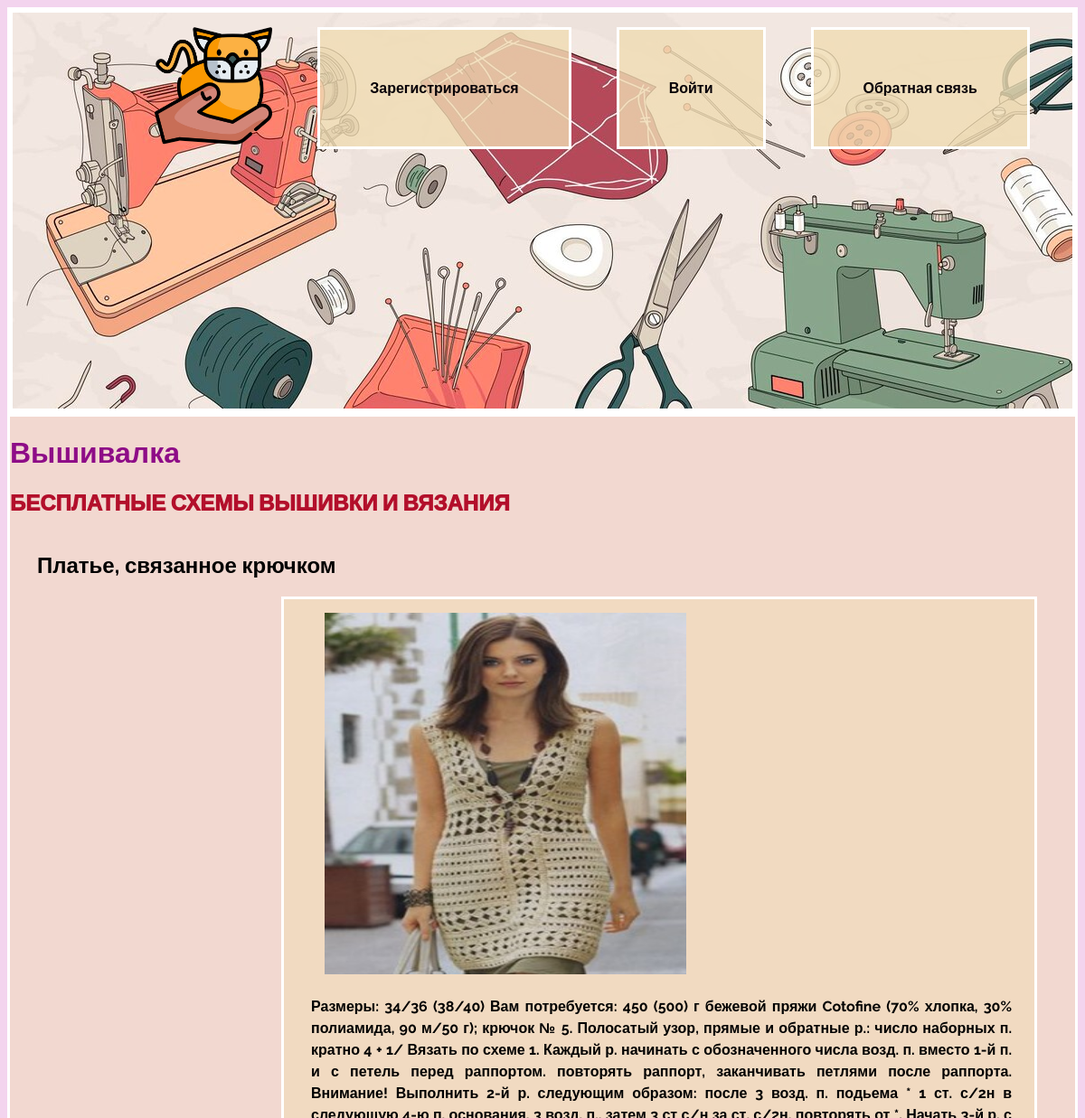
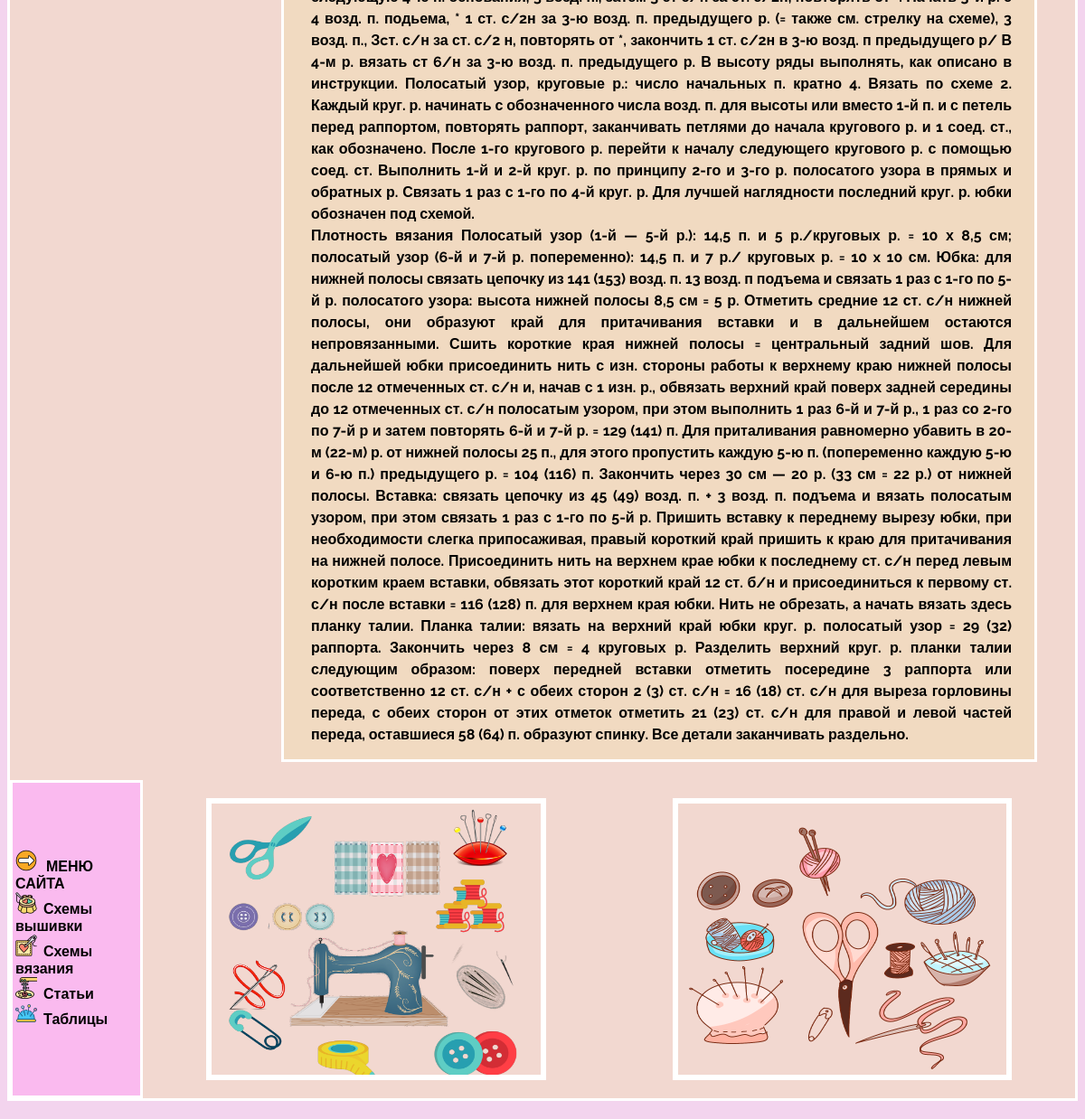
/single_vyaz/1/, run on the app's committed database (2 pictures, top to bottom).
### main_project/models.py (models this page shows, shortened)
class Vyazanie(models.Model):
    name = models.CharField(max_length=256, verbose_name='Название')
    image = models.ImageField(upload_to='products_images/', blank=True, verbose_name='Изображение')
    description = models.TextField(blank=True, verbose_name='Описание')
    category = models.ForeignKey(ProductCategory, on_delete=models.CASCADE,
                                 verbose_name='Категория')  # привязать категорию к продукту
    class Meta:
        verbose_name = "Схемы вязания"
        verbose_name_plural = "Схемы вязания"

### main_project/views.py (the view)
# urls.py: path('single_vyaz/<str:pk>/', views.single_vyaz, name='single_vyaz'),
def single_vyaz(request, pk):
    vyaz = Vyazanie.objects.get(id=pk)
    return render(request, 'main_project/single_vyaz.html', {'vyaz': vyaz})

### main_project/templates/main_project/single_vyaz.html (shortened to what this page needs)
{% extends 'main_project/base.html' %}
{% load static %}
{% block content %}
        <div class="singleproj">
          <h2 class="singlname">{{ vyaz.name }}</h2>
        </div>
<div class="shem_art">
          <img class="singleProject__preview" src="{{ vyaz.image.url }}" alt="portfolio thumbnail" />
          <div class="textbetw">
            {{ vyaz.description|striptags|linebreaksbr  }}
          </div>
            </div>
{% endblock %}

### main_project/static/css/style11.css (style rules this page uses)
body { background: rgb(243, 212, 238); font-family: 'Raleway', sans-serif; }
.singleproj { display: flex; }
.textbetw { color: #000000; font-weight: bold; text-align: justify; margin-left: 15px; margin-right: 10px; line-height: 1.5; }
.singlname { margin-left: 30px; font-weight: 1500; color: #000000; }
.singleProject__preview { width: 400px; height: 400px; margin-left: 30px; margin-bottom: 20px; }
.shem_art { margin-left: 300px; margin-bottom: 20px; padding: 15px; border: 3px solid white; width: 800px; justify-content: center; background: rgba(241, 221, 179, 0.5); }

### data on the page
Vyazanie: name "Платье, связанное крючком", image (picture), description "Размеры: 34/36 (38/40) Вам потребуется: 450 (500) г бежевой пряжи Cotofine (70% хлопка, 30% полиамида, 90 м/50 г); крючок № 5. Полосатый узор, прямые и обратные р.: число наборных п. кратно 4 + 1/ Вязать по схеме 1. Каждый р. начинать с обозначенного числа возд. п. вместо 1-й п. и с петель перед раппортом. повторять раппорт, заканчивать петлями после раппорта. Внимание! Выполнить 2-й р. следующим образом: после 3 возд. п. подьема * 1 ст. с/2н в следующую 4-ю п. основания, 3 возд. п., затем 3 ст с/н за ст. с/2н, повторять от *. Начать 3-й р. с 4 возд. п. подьема, * 1 ст. с/2н за 3-ю возд. п. предыдущего р. (= также см. стрелку на схеме), 3 возд. п., Зcт. с/н за ст. с/2 н, повторять от *,…"
